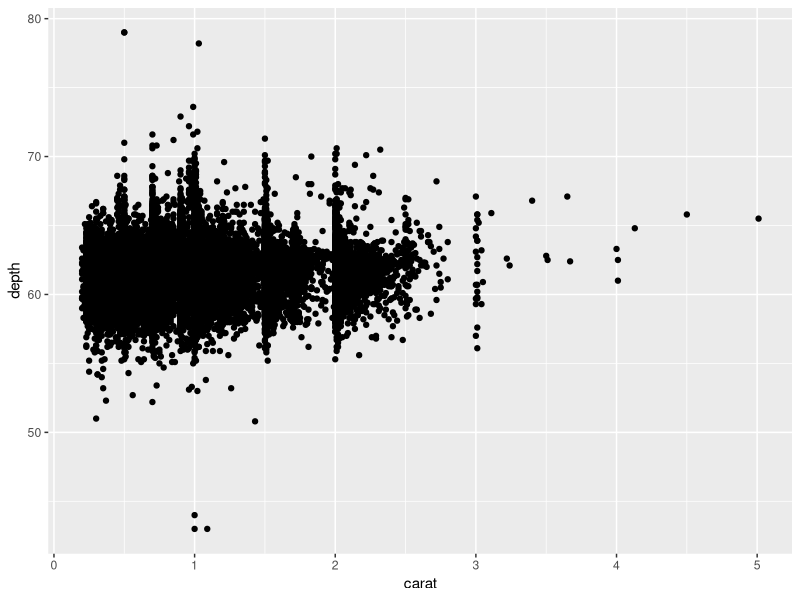
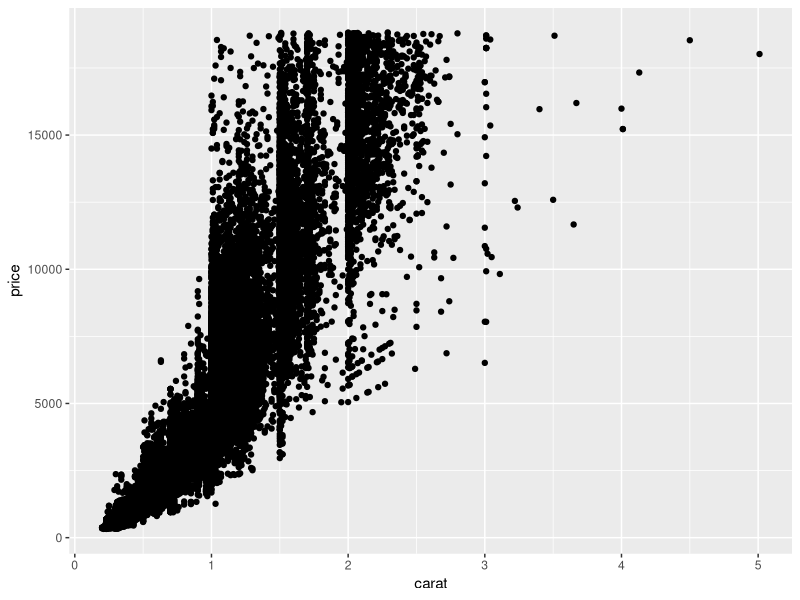
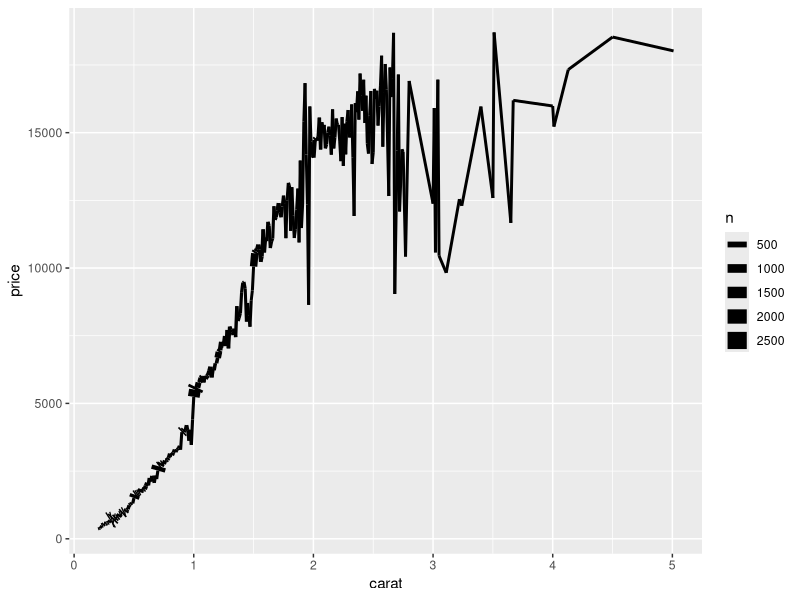
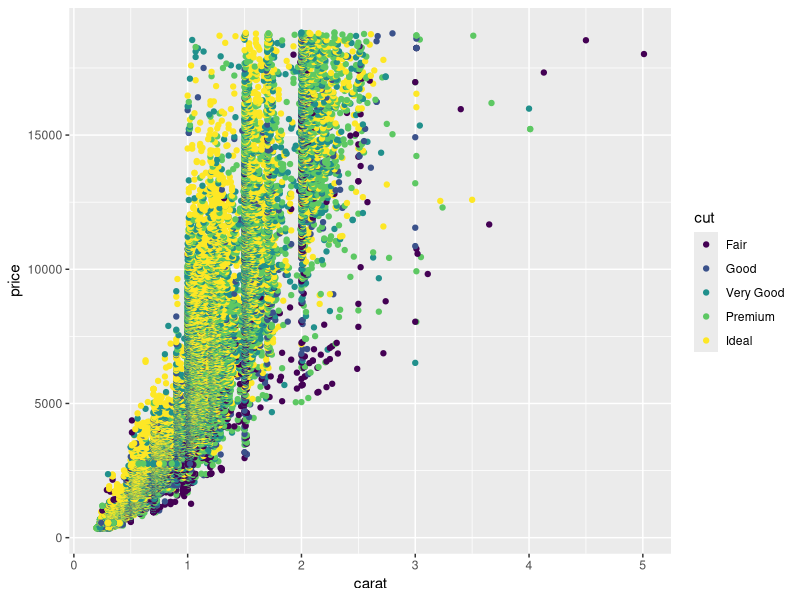

These charts were generated, in order, by the following R code:
## ---- chunk 1
library(tidyverse)
# knitr options
knitr::opts_chunk$set(echo = TRUE)
## ---- chunk 2
diamonds %>%
  glimpse()
## ---- chunk 3
## NOTE: No need to edit; run and inspect

ggplot(            # 1. Starting a ggplot
  data = diamonds  # 2. Dataset to visualize
) +                # 3. Adding elements to the plot
  geom_point(      # 4. Geometry
    mapping = aes( # 5. `Aes`thetic mapping
      x = carat,   # 5.1. Mapping the `x` variable
      y = depth    # 5.2. Mapping the `y` variable
    )
  )
## ---- chunk 4
## TODO: Complete this code

ggplot(            # 1. Starting a ggplot
  data = diamonds  # 2. Dataset to visualize
) +                # 3. Adding elements to the plot
  geom_point(      # 4. Geometry
    mapping = aes( # 5. `Aes`thetic mapping
      x = carat,   # 5.1. Mapping the `x` variable
      y = price    # 5.2. Mapping the `y` variable
    )
  )
## ---- chunk 5
## NOTE: This is some more advanced code we'll learn to write later
diamonds %>% 
  group_by(carat) %>% 
  summarize(
    price = mean(price),
    n = n()
  ) %>% 
  
  # This is the focus of this code: Note the 
  # additional `linewidth` argument to aes()
  ggplot() +
  geom_line(aes(x = carat, y = price, linewidth = n))
## ---- chunk 6
?geom_point()
## ---- chunk 7
## TODO: Complete this code

ggplot(            # 1. Starting a ggplot
  data = diamonds  # 2. Dataset to visualize
) +                # 3. Adding elements to the plot
  geom_point(      # 4. Geometry
    mapping = aes( # 5. `Aes`thetic mapping
      x = carat,   # 5.1. Mapping the `x` variable
      y = price,    # 5.2. Mapping the `y` variable
      colour = cut
    )
  )
